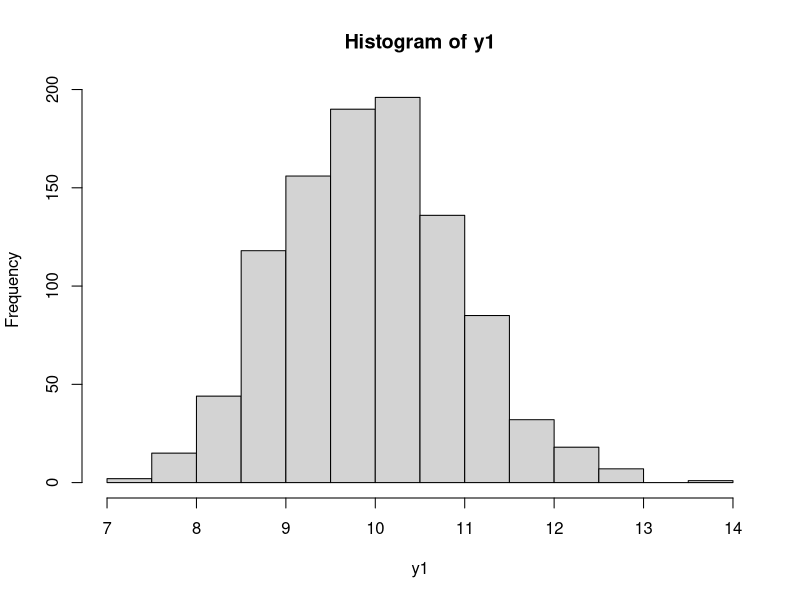
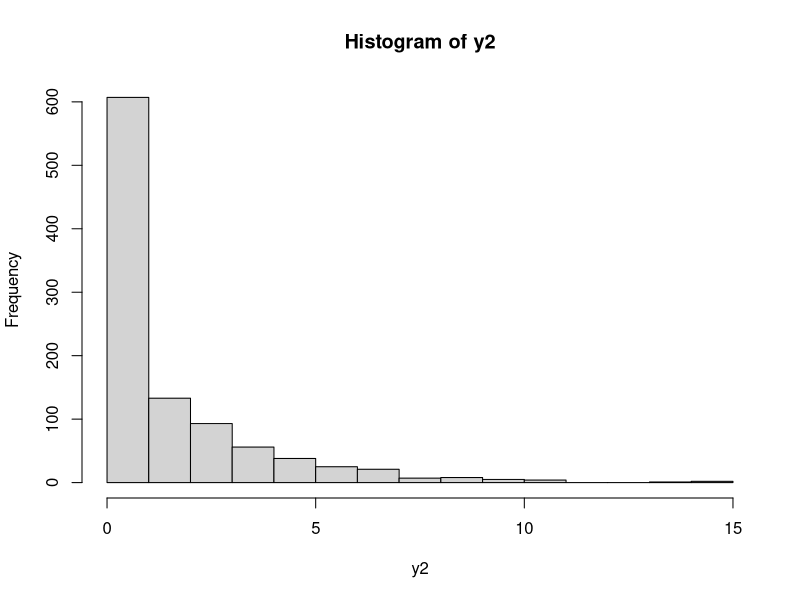
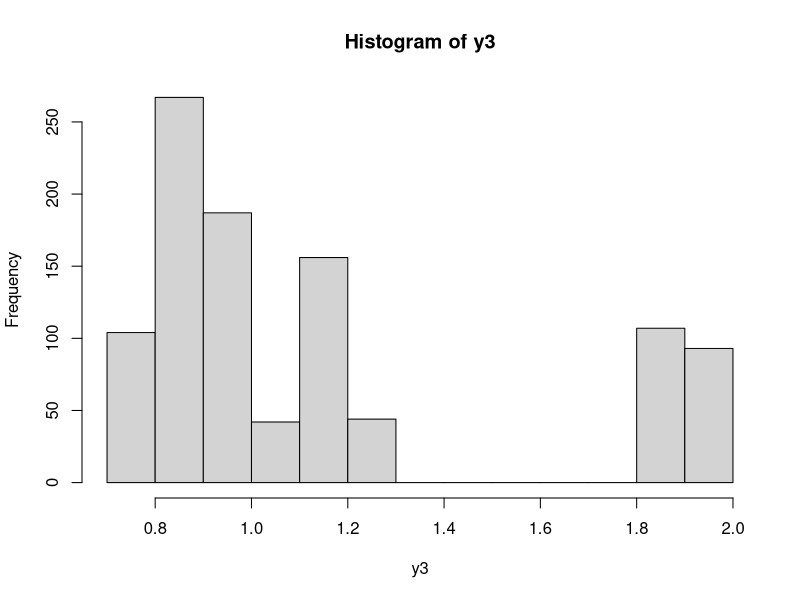
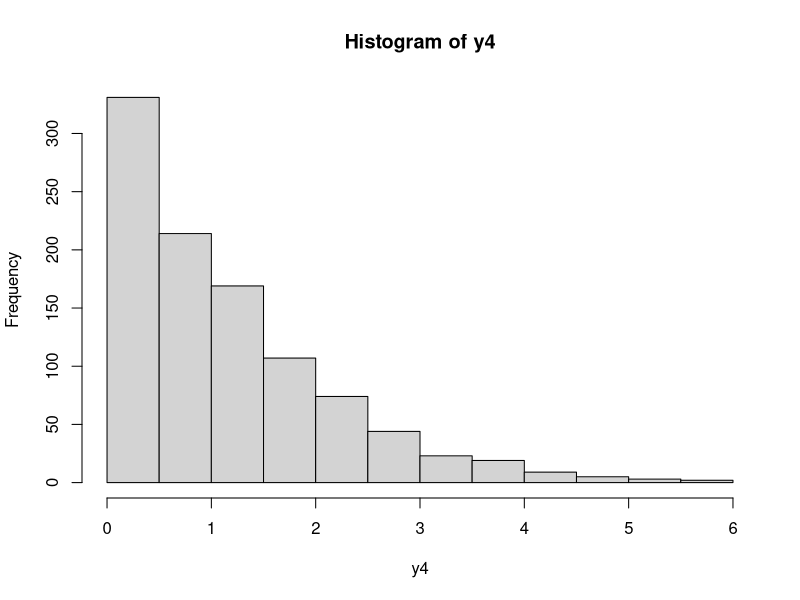
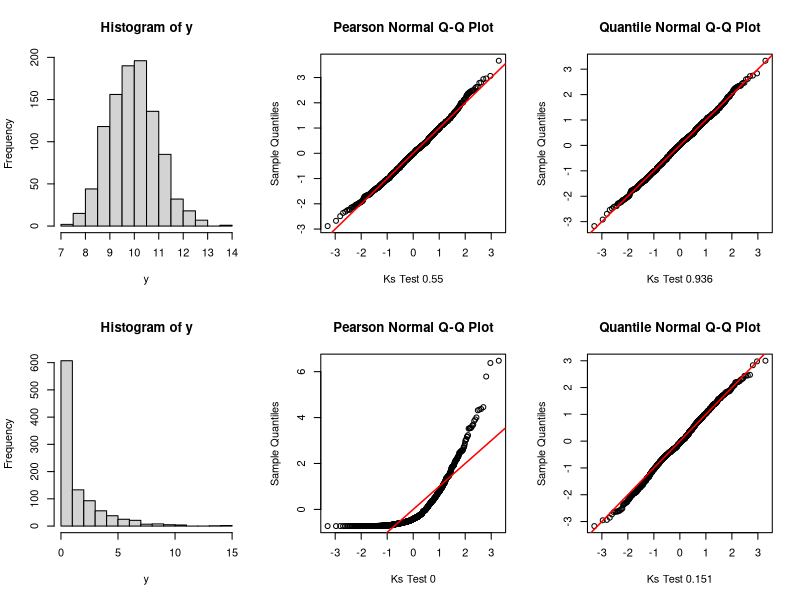
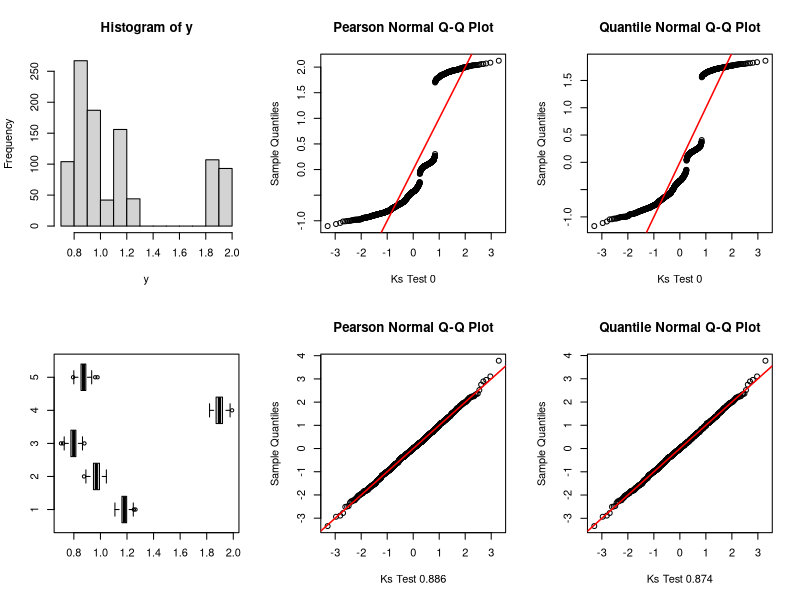
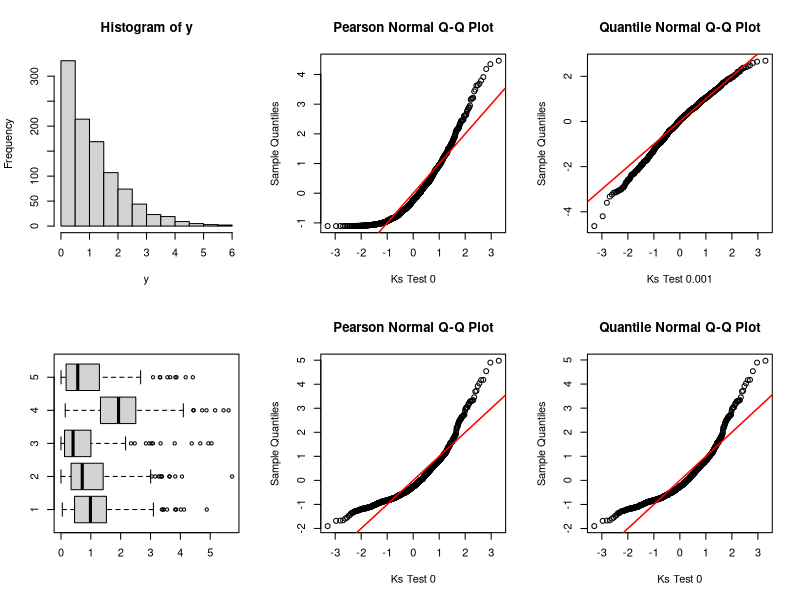
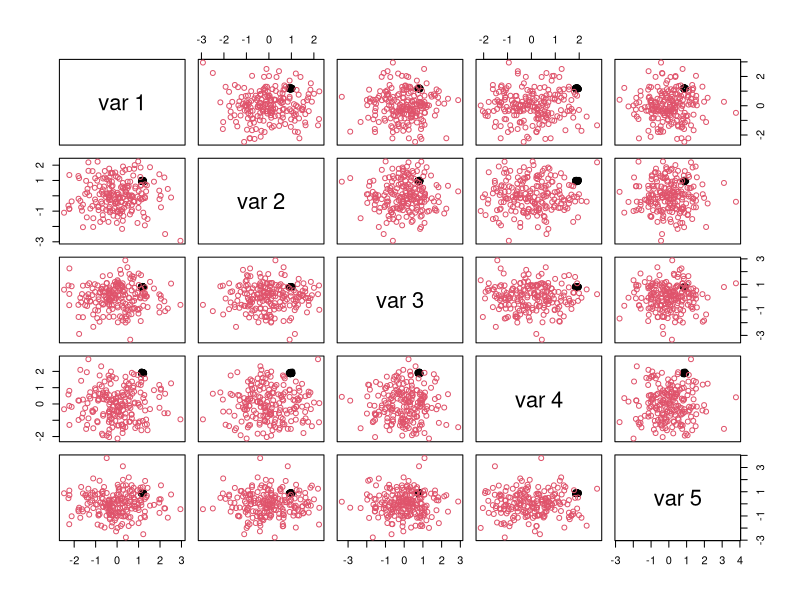

The R source for these figures, in order:
set.seed(123)
y1 <- rgamma(1000, shape = 100, scale = .1)
hist(y1)
y2 <- rgamma(1000, shape = .5, scale = 3)
hist(y2)
eta.mat <- as.matrix(exp(rnorm(5, 0, .5)))
sig2 <- .001
y3 <- apply(eta.mat, 1, function(x) rgamma(200, x^2/sig2, scale = sig2/x ))
hist(y3)
sig2 <- 1
y4 <- apply(eta.mat, 1, function(x) rgamma(200, x^2/sig2, scale = sig2/x ))
hist(y4)

output <- function(y){
  if(is.matrix(y)){
    boxplot(y, horizontal=TRUE)
    #sig2. <- var(as.vector(y))
    Sig <- cov(y)
    L <- t(chol(Sig))
    mode <- apply(y, 2, function(x) x-mean(x))
    yrot <- t(apply(mode, 1, function(x) solve(L,x)))
    y <- as.vector(yrot)
    quant.res <- qnorm(pnorm(y))
  } else {
    hist(y)
    yrot <- y
  }
  mu <- mean(y)
  sig2. <- var(y)
  pear.res <- (y-mu)/sqrt(sig2.)
  if(!exists("quant.res")){
    Fx <- pgamma(y, shape = mu^2/sig2., scale = sig2./mu)
    quant.res <- qnorm(Fx)
  }
  pear.gof <- ks.test(pear.res, "pnorm")$p.value
  quant.gof <- ks.test(quant.res, "pnorm")$p.value
  (qqnorm(pear.res,
               main = "Pearson Normal Q-Q Plot",
               xlab = paste("Ks Test", round(pear.gof, 3))));abline(0,1, col = "red", lwd=1.5)
  (qqnorm(quant.res,
               main = "Quantile Normal Q-Q Plot",
               xlab = paste("Ks Test", round(quant.gof, 3))));abline(0,1, col = "red", lwd=1.5)
  return(invisible(yrot))
}


par(mfrow = c(2,3))
output(y1)
output(y2)

par(mfrow = c(2,3))
#approx normal gamma with group RE term
output(as.vector(y3))
#apply rotation - fixes problem
y3rot <- output(y3)

par(mfrow = c(2,3))
#skewed gamma with group RE term
output(as.vector(y4))
#apply rotation - residuals still correlated
y4rot <- output(y4)

## What is the rotation doing?
pairs(rbind(y3,y3rot), col=rep(c(1,2), each=nrow(y3)))
pairs(rbind(y4,y4rot), col=rep(c(1,2), each=nrow(y4)))
